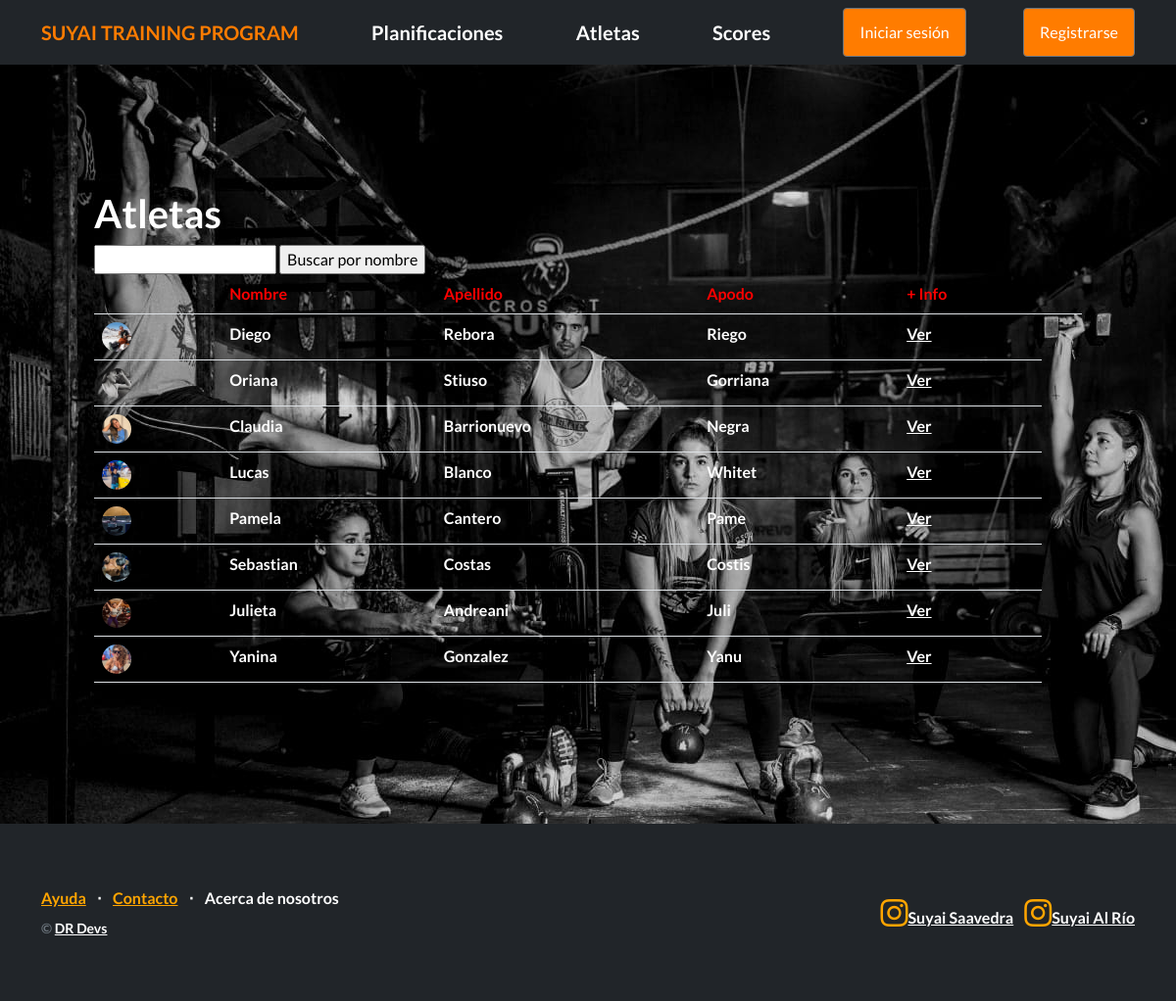
The app's page /atletas/listar_atletas/, older data.
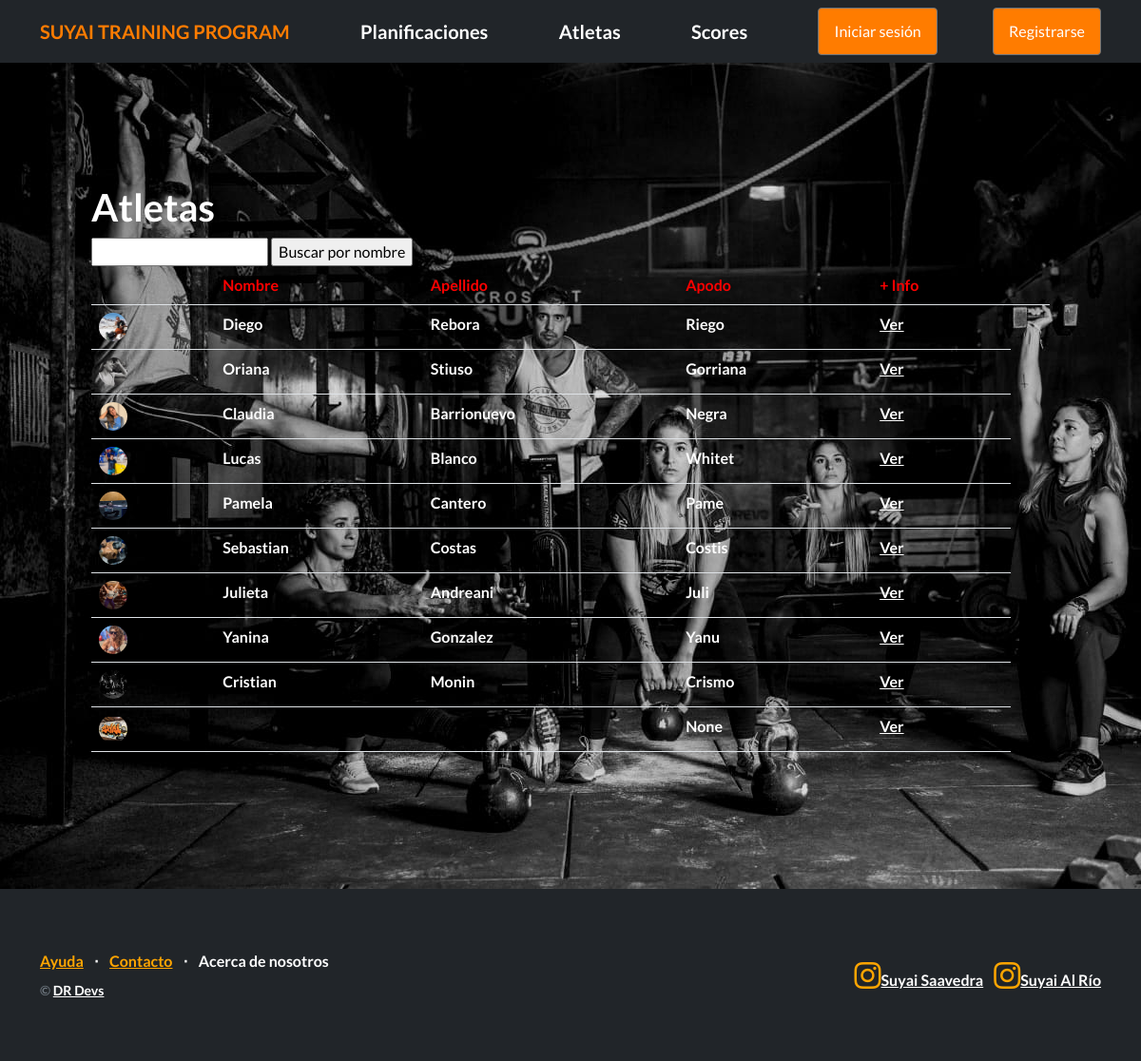
The same page, newer data.
### Atletas/models.py (models this page shows, shortened)
class Atleta(models.Model):
    user = models.OneToOneField(User, on_delete=models.CASCADE,  default=1)
    categoria = models.CharField(max_length=20, null=True, blank=True)
    apodo = models.CharField(max_length=20, null=True,  blank=True)
    grace = models.CharField(max_length=20, null=True, blank=True)
    fran = models.CharField(max_length=20, null=True, blank=True)
    murph = models.CharField(max_length=20, null=True, blank=True)
    backsquat_rm = models.DecimalField(max_digits=6, decimal_places=2, null=True, blank=True)
    clean_rm = models.DecimalField(max_digits=6, decimal_places=2, null=True, blank=True)
    jerk_rm = models.DecimalField(max_digits=6, decimal_places=2, null=True, blank=True)
    snatch_rm = models.DecimalField(max_digits=6, decimal_places=2, null=True, blank=True)
    deadlift_rm = models.DecimalField(max_digits=6, decimal_places=2, null=True, blank=True)

class Avatar(models.Model):
   user = models.OneToOneField(User, on_delete=models.CASCADE, null=True)
   imagen = models.ImageField(upload_to='avatares', null=True, blank=True)

### Atletas/views.py (the view)
# urls.py: path("listar_atletas/", AtletaListView.as_view(), name="listar_atletas"),
class AtletaListView(ListView):
    model = Atleta
    template_name = 'Atletas/atletas.html'

### Atletas/templates/Atletas/atletas.html (shortened to what this page needs)
{% extends "Planificaciones/base.html" %}
{% block contenido %}
<section>
    <div>
      <h1>Atletas</h1>
      <form action="{% url 'buscar_atleta' %}" method="get">
        <input type="text" name="q">
        <input type="submit" value="Buscar por nombre">
      </form>
      <table class="table">
        <tbody>
          <tr>
            <th style="color:red"></th>
            <th style="color:red">Nombre</th>
            <th style="color:red">Apellido</th>
            <th style="color:red"> Apodo</th>
            <th style="color:red"> + Info</th>
            <th></th>
          </tr>
          {% for atleta in object_list %}
          <tr>
            <td><img src="{{ atleta.user.avatar.imagen.url }}"  style="width: 30px; height: 30px; border-radius: 50%; margin-right: 5px;"></td>
            <td style="color:white">{{ atleta.user.first_name }}</td>
            <td style="color:white">{{ atleta.user.last_name }}</td>
            <td style="color:white">{{ atleta.apodo }}</td>
            <td>
                <a href = "{% url "ver_atleta" atleta.id %}">Ver</a>
            </td>
          </tr>
          {% empty %}
          <tr>
            <td style="color:red" colspan="5">No hay resultados para la búsqueda.</td>
          </tr>
          {% endfor %}
        </tbody>
      </table>
    </div>
  </section>
{% endblock contenido %}

Row changes from the older to the newer data that the page shows:
added Atleta: user.avatar.imagen (picture), user.first_name "Cristian", user.last_name "Monin", apodo "Crismo"
added Atleta: user.avatar.imagen (picture), apodo "None"
